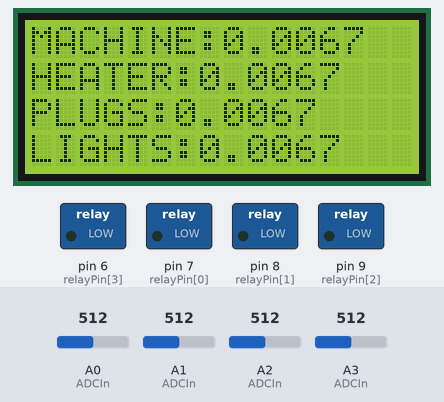
Recording of a sketch running on a simulated Arduino Uno, built with avr-gcc and run on an emulated ATmega328P. Shown: 16×4 character LCD, switched loads named in the sketch (green lamp = pin HIGH). Inputs (shaded band) come from the test bench; at power-on: A0 (ADCIn) = 512, A1 (ADCIn) = 512, A2 (ADCIn) = 512, A3 (ADCIn) = 512. What the sketch prints to the serial monitor is not drawn.

Above: at 6.2 s.
6.3 s: A0 (ADCIn) set to 716
At 6.47 s:
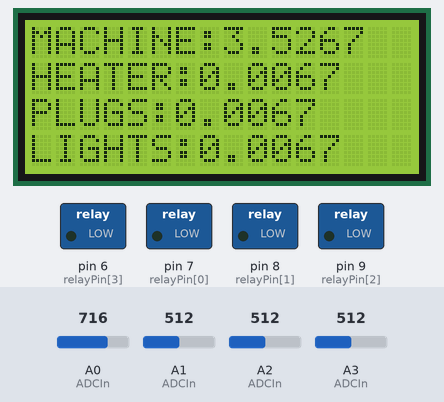
8.1 s: A0 (ADCIn) set to 30
At 8.7 s:
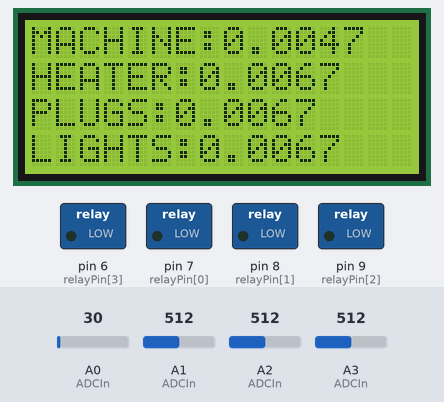
9.8 s: A0 (ADCIn) set to 992
At 10.05 s:
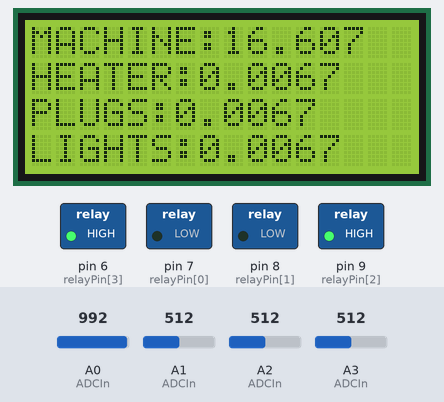
11.6 s: A1 (ADCIn) set to 306
At 11.84 s:
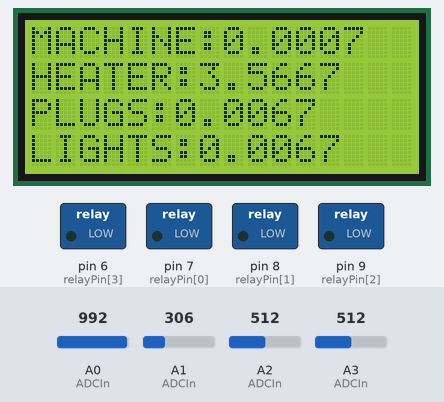
13.4 s: A2 (ADCIn) set to 240
At 13.64 s:
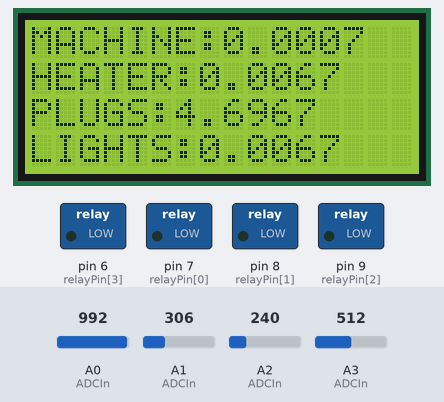
15.2 s: A3 (ADCIn) set to 992
At 15.47 s:
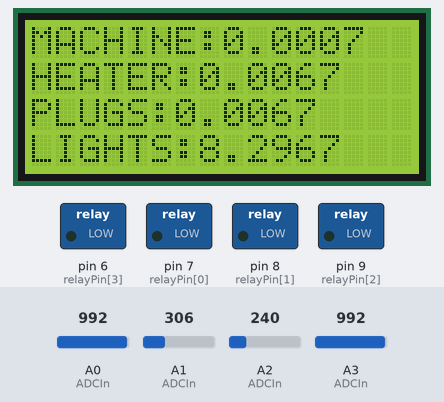
Timing chart, 0 to 18.0 s (numbered marks = the images above; inputs shaded):
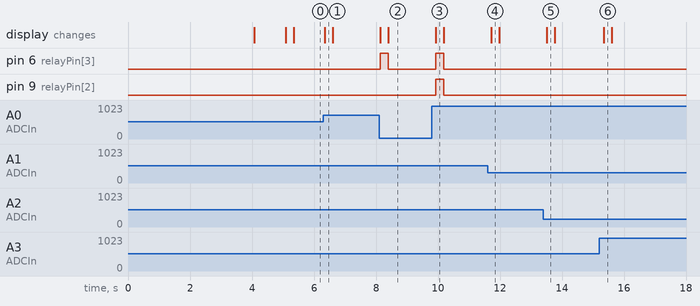

The sketch:

sketch_may14b.ino
```cpp
/* controll logic for "Intelligent Power Distribution and Load Balancing using Arduino"
Author: Shane Chin
*/
#include <Irms_Calc.h>  //https://github.com/Warlib1975/Irms_calc
#include <LiquidCrystal.h>

const int sensorIn = A0;
const int sensorIn1 = A1;
const int sensorIn2 = A2;
const int sensorIn3 = A3;

const int relayPin[]={7,8,9,6};// output pins where 4 relays will be connected

const int rs = 12, en = 11, d4 = 5, d5 = 4, d6 = 3, d7 = 2;
LiquidCrystal lcd(rs, en, d4, d5, d6, d7);


ACS712_Irms acs712;
ACS712_Irms acs712_1;
ACS712_Irms acs712_2;
ACS712_Irms acs712_3;


void setup() {
  Serial.begin(9600);
  for(int i=0; i<4; i++)
  {
    pinMode(relayPin[i], OUTPUT);
    digitalWrite(relayPin[i], LOW);// initial relay status to be ON
  }
  acs712.ADCSamples = 1024.0; //1024 samples
  acs712_1.ADCSamples = 1024.0;
  acs712_2.ADCSamples = 1024.0;
  acs712_3.ADCSamples = 1024.0;
  acs712.mVperAmp = scaleFactor::ACS712_20A; // use 100 for 20A Module and 66 for 30A Module and 185 for 5A Module
  acs712_1.mVperAmp = scaleFactor::ACS712_20A;
  acs712_2.mVperAmp = scaleFactor::ACS712_20A;
  acs712_3.mVperAmp = scaleFactor::ACS712_20A;
  acs712.maxADCVolt = 5.0; //5 Volts
  acs712_1.maxADCVolt = 5.0;
  acs712_2.maxADCVolt = 5.0;
  acs712_3.maxADCVolt = 5.0;
  acs712.ADCIn = A0;
  acs712_1.ADCIn = A1;
  acs712_2.ADCIn = A2;
  acs712_3.ADCIn = A3;
  acs712.Init();
  acs712_1.Init();
  acs712_2.Init();
  acs712_3.Init();
  lcd.begin(16, 4);
  lcd.setCursor(0, 0);
  lcd.print("Intelligent");
  lcd.setCursor(0, 1);
  lcd.print(" Power ");
  lcd.setCursor(0, 2);
  lcd.print("Distribution");
  lcd.setCursor(0, 3);
  lcd.print("System....");
  delay(4000);
  lcd.clear();
  delay(1000);

}

void loop()
{
  double AmpsRMS = acs712.Process();  //MACHINE
  double AmpsRMS_1 = acs712_1.Process(); // AC & HEATER
  double AmpsRMS_2 = acs712_2.Process(); //PLUG CIRCUIT
  double AmpsRMS_3 = acs712_3.Process(); // BUILDING LIGHTS
  lcd.setCursor(0, 0);
  lcd.print("MACHINE:");
  lcd.print(AmpsRMS);
  lcd.setCursor(0, 1); //(column, row)
  lcd.print("HEATER:");
  lcd.print(AmpsRMS_1);
  lcd.setCursor(0, 2);
  lcd.print("PLUGS:");
  lcd.print(AmpsRMS_2);
  lcd.setCursor(0, 3);
  lcd.print("LIGHTS:");
  lcd.print(AmpsRMS_3);
//***************************************
// CONTROL LOGIC (Highest proirity is Machine)
  if (AmpsRMS >= 10.5) {
  digitalWrite(relayPin[3], HIGH); //if Machine exceeds 10.5A then turn off lights.
  }
  else {
  digitalWrite(relayPin[3], LOW);
  }

  if (AmpsRMS >= 13.4) {
  digitalWrite(relayPin[2], HIGH); //if Machine exceeds 13.4A then turn off Plugs.
  }
  else {
  digitalWrite(relayPin[2], LOW);
  }

  if (AmpsRMS_1 > 10 && AmpsRMS > 12) {
    digitalWrite(relayPin[1], HIGH); // if HEATER exceeds 12A & Machine exceed 10A then turn Heater off
    }
    else if (AmpsRMS_1 < 5 && AmpsRMS < 5 ) { // else if both are below 5A then turn Heater on again.
    digitalWrite(relayPin[1], LOW);
    }

//******************************************

}
```

Irms_Calc.h
```cpp
//http://www.bizkit.ru/2019/08/01/14312/
#ifndef ACS712_Irms_h
#define ACS712_Irms_h

#include "Arduino.h"

enum scaleFactor {
  ACS712_5A = 185,
  ACS712_20A = 100,
  ACS712_30A = 66
};

class ACS712_Irms
{
  private:
    //double ZeroSample = 0;
    double VoltsPerSample = 0;
    //double Voltage = 0;
    //double VRMS = 0;
    double AmpsRMS = 0;
    uint32_t start_time = 0;
    //int readValue = 0;
    int maxValue = 0;
    int minValue = 0;

  public:
    scaleFactor mVperAmp = scaleFactor::ACS712_20A; // use 100 for 20A Module and 66 for 30A Module and 185 for 5A Module

    int ADCIn = 0; //Analog input number
    double ADCSamples = 991.0; //1024 samples
    double maxADCVolt = 5.0; //5 Volts
    double ZeroCorrection = 0; //Calibration coefficient
    double VRMS = 0;
    double Vpp = 0;
    double Vpeak = 0;

    void Init()
    {
      //ZeroSample = ADCSamples/2;
      VoltsPerSample = maxADCVolt/ADCSamples;
      minValue = ADCSamples;
    }

    double Process()
    {
      if (millis() - start_time < 250)
      {
        int readValue = analogRead(ADCIn);
        maxValue = (readValue > maxValue) ? readValue : maxValue;
        minValue = (readValue < minValue) ? readValue : minValue;
      }
      else
      {
        Vpp = (maxValue - minValue) * VoltsPerSample; //Volts Peak to Peak
        Vpeak = Vpp/2; //Volts peak/Amplitude
        VRMS = Vpeak * 0.707;
        AmpsRMS = (VRMS * 1000)/mVperAmp - ZeroCorrection;
        Serial.println("Amps RMS: " + String(AmpsRMS));
        maxValue = 0;
        minValue = ADCSamples;
        start_time = millis();
      }
      return AmpsRMS;
    }
};

#endif
```

Measured:
- after the input at 6.3 s, the display: changes after 0.05 s (image 1)
- after the input at 8.1 s, pin 6 (relayPin[3]): LOW → HIGH at once, → LOW 0.25 s later; the display: first changes at once (image 2 shows a later state)
- after the input at 9.8 s, pin 6 (relayPin[3]), pin 9 (relayPin[2]): LOW → HIGH after 0.13 s, → LOW 0.25 s later; the display: changes after 0.13 s (image 3)
- after the input at 11.6 s, the display: changes after 0.12 s (image 4)
- after the input at 13.4 s, the display: changes after 0.11 s (image 5)
- after the input at 15.2 s, the display: changes after 0.14 s (image 6)
